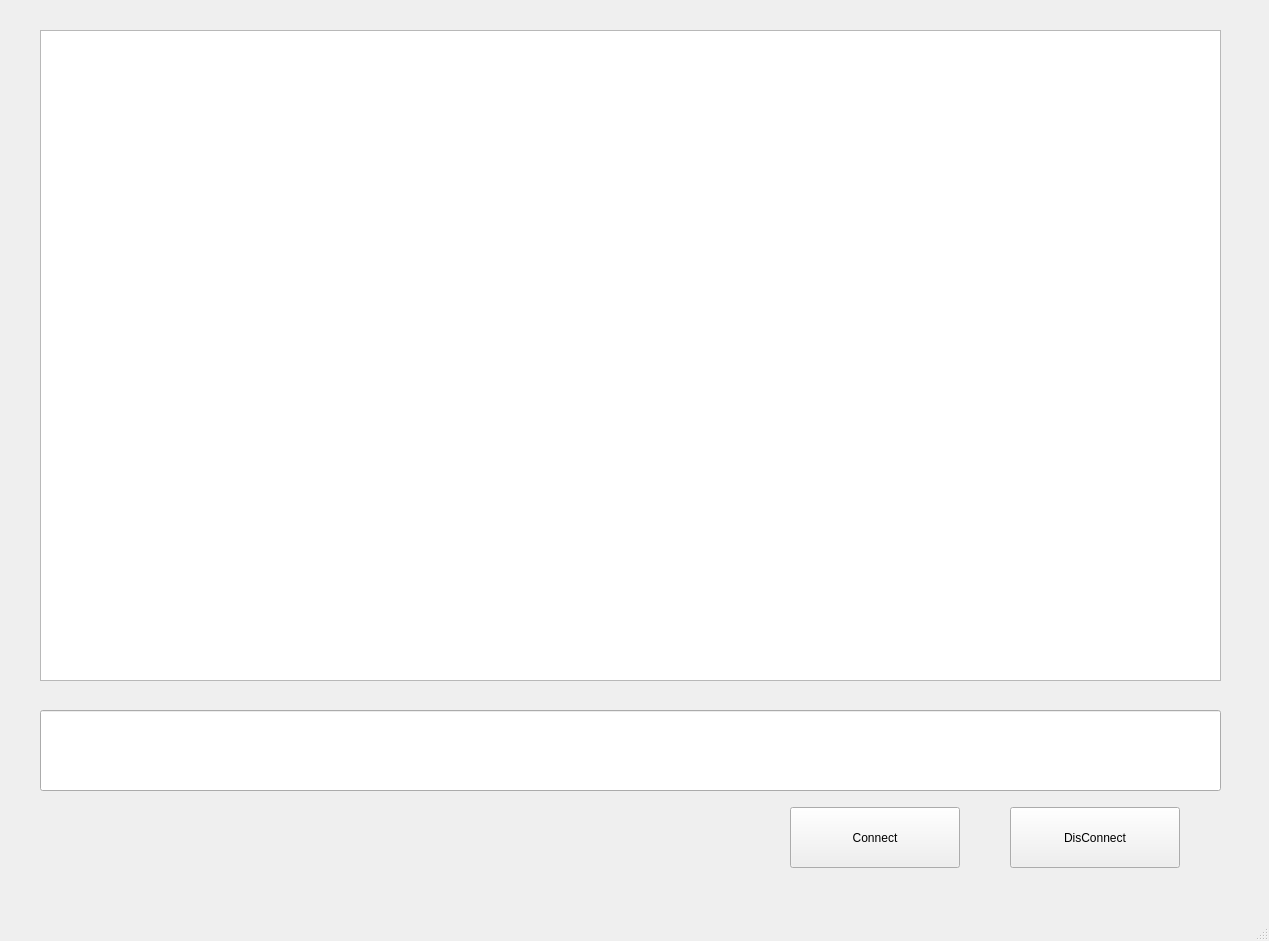
<?xml version="1.0" encoding="UTF-8"?>
<ui version="4.0">
 <class>MainWindow</class>
 <widget class="QMainWindow" name="MainWindow">
  <property name="geometry">
   <rect>
    <x>0</x>
    <y>0</y>
    <width>1269</width>
    <height>941</height>
   </rect>
  </property>
  <property name="windowTitle">
   <string>MainWindow</string>
  </property>
  <widget class="QWidget" name="centralwidget">
   <widget class="QPushButton" name="pushButton">
    <property name="geometry">
     <rect>
      <x>790</x>
      <y>807</y>
      <width>170</width>
      <height>61</height>
     </rect>
    </property>
    <property name="text">
     <string>Connect</string>
    </property>
   </widget>
   <widget class="QPushButton" name="pushButton_2">
    <property name="geometry">
     <rect>
      <x>1010</x>
      <y>807</y>
      <width>170</width>
      <height>61</height>
     </rect>
    </property>
    <property name="text">
     <string>DisConnect</string>
    </property>
   </widget>
   <widget class="QPlainTextEdit" name="plainTextEdit">
    <property name="geometry">
     <rect>
      <x>40</x>
      <y>30</y>
      <width>1181</width>
      <height>651</height>
     </rect>
    </property>
   </widget>
   <widget class="QLineEdit" name="lineEdit">
    <property name="geometry">
     <rect>
      <x>40</x>
      <y>710</y>
      <width>1181</width>
      <height>81</height>
     </rect>
    </property>
   </widget>
  </widget>
  <widget class="QMenuBar" name="menubar">
   <property name="geometry">
    <rect>
     <x>0</x>
     <y>0</y>
     <width>1269</width>
     <height>39</height>
    </rect>
   </property>
  </widget>
  <widget class="QStatusBar" name="statusbar"/>
 </widget>
 <resources/>
 <connections/>
</ui>
